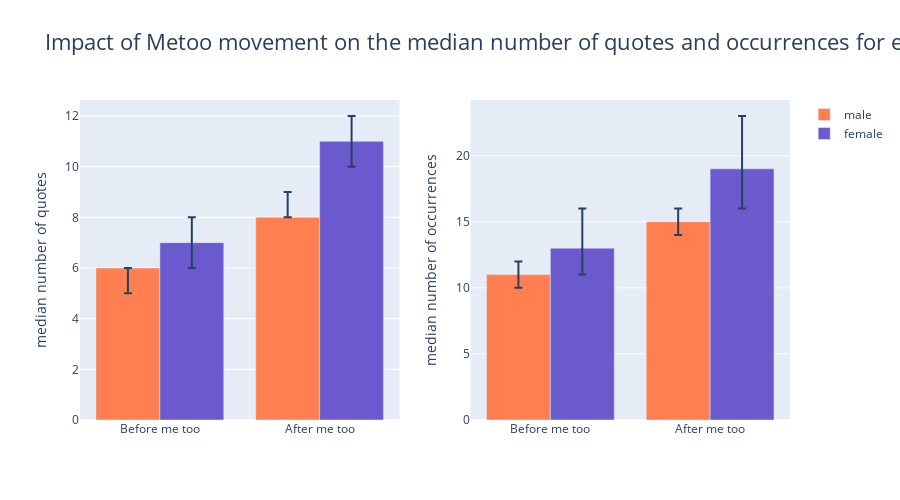

Source (notebook cell):
### Markdown cell above
Interactive figure of median of quotes and occurrences for both gender before and after me too, with errorbars (computed above) :

### Code cell
fig = make_subplots(rows=1, cols=2)
fig.add_trace(go.Bar(
    name='male',
    x=['Before me too', 'After me too'], y=[med_mal_before_qu, med_mal_after_qu],
    error_y=dict(type='data',symmetric = False, array=[sup_val_med_mal_before_qu, sup_val_med_mal_after_qu],
                 arrayminus = [inf_val_med_mal_before_qu,inf_val_med_mal_after_qu]),marker_color="coral"
),row=1, col=1)
fig.add_trace(go.Bar(
    name='female',
    x=['Before me too', 'After me too'], y=[med_fem_before_qu, med_fem_after_qu],
    error_y=dict(type='data',symmetric = False, array=[sup_val_med_fem_before_qu, sup_val_med_fem_after_qu],
                 arrayminus = [inf_val_med_fem_before_qu,inf_val_med_fem_after_qu]),marker_color="slateblue"
),row=1, col=1)
fig.update_layout(barmode='group')
fig.update_layout(title_text="Impact of Metoo movement on the median number of quotes for each gender ",
                  title_font_size=22)

fig.add_trace(go.Bar(
    name='male',
    x=['Before me too', 'After me too'], y=[med_mal_before, med_mal_after],
    error_y=dict(type='data',symmetric = False, array=[sup_val_med_mal_before, sup_val_med_mal_after],
                 arrayminus = [inf_val_med_mal_before,inf_val_med_mal_after]),marker_color="coral",showlegend=False
),row=1, col=2)
fig.add_trace(go.Bar(
    name='female',
    x=['Before me too', 'After me too'], y=[med_fem_before, med_fem_after],
    error_y=dict(type='data',symmetric = False, array=[sup_val_med_fem_before, sup_val_med_fem_after],
                 arrayminus = [inf_val_med_fem_before,inf_val_med_fem_after]),marker_color="slateblue",showlegend=False
),row=1, col=2)
fig.update_layout(barmode='group')
fig.update_layout(title_text="Impact of Metoo movement on the median number of quotes and occurrences for each gender ",
                  title_font_size=22)
fig.update_layout(height=500, showlegend=True)
fig.update_yaxes(title_text="median number of quotes", row=1, col=1)
fig.update_yaxes(title_text="median number of occurrences", row=1, col=2)
fig.show()

### Figure 1 — Plotly figure (JSON) as saved in the notebook; plotly's stock layout.template omitted (floating-point values rounded to 4 significant figures)
{"data": [{"error_y": {"array": [0, 1], "arrayminus": [1, 0], "symmetric": false, "type": "data"}, "marker": {"color": "coral"}, "name": "male", "type": "bar", "x": ["Before me too", "After me too"], "xaxis": "x", "y": [6, 8], "yaxis": "y"}, {"error_y": {"array": [1, 1], "arrayminus": [1, 1], "symmetric": false, "type": "data"}, "marker": {"color": "slateblue"}, "name": "female", "type": "bar", "x": ["Before me too", "After me too"], "xaxis": "x", "y": [7, 11], "yaxis": "y"}, {"error_y": {"array": [1, 1], "arrayminus": [1, 1], "symmetric": false, "type": "data"}, "marker": {"color": "coral"}, "name": "male", "showlegend": false, "type": "bar", "x": ["Before me too", "After me too"], "xaxis": "x2", "y": [11, 15], "yaxis": "y2"}, {"error_y": {"array": [3, 4], "arrayminus": [2, 3], "symmetric": false, "type": "data"}, "marker": {"color": "slateblue"}, "name": "female", "showlegend": false, "type": "bar", "x": ["Before me too", "After me too"], "xaxis": "x2", "y": [13, 19], "yaxis": "y2"}], "layout": {"barmode": "group", "height": 500, "showlegend": true, "title": {"font": {"size": 22}, "text": "Impact of Metoo movement on the median number of quotes and occurrences for each gender "}, "xaxis": {"anchor": "y", "domain": [0, 0.45]}, "xaxis2": {"anchor": "y2", "domain": [0.55, 1]}, "yaxis": {"anchor": "x", "domain": [0, 1], "title": {"text": "median number of quotes"}}, "yaxis2": {"anchor": "x2", "domain": [0, 1], "title": {"text": "median number of occurrences"}}}}
